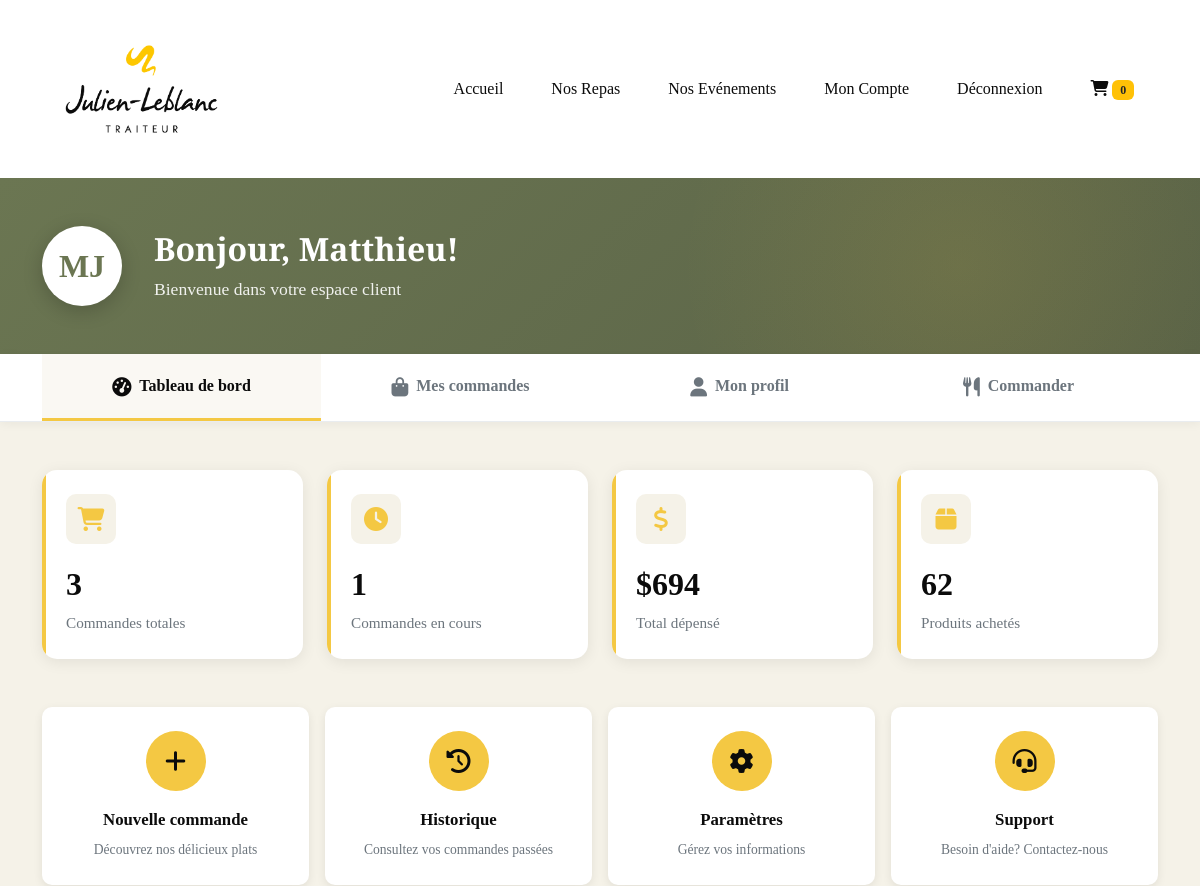
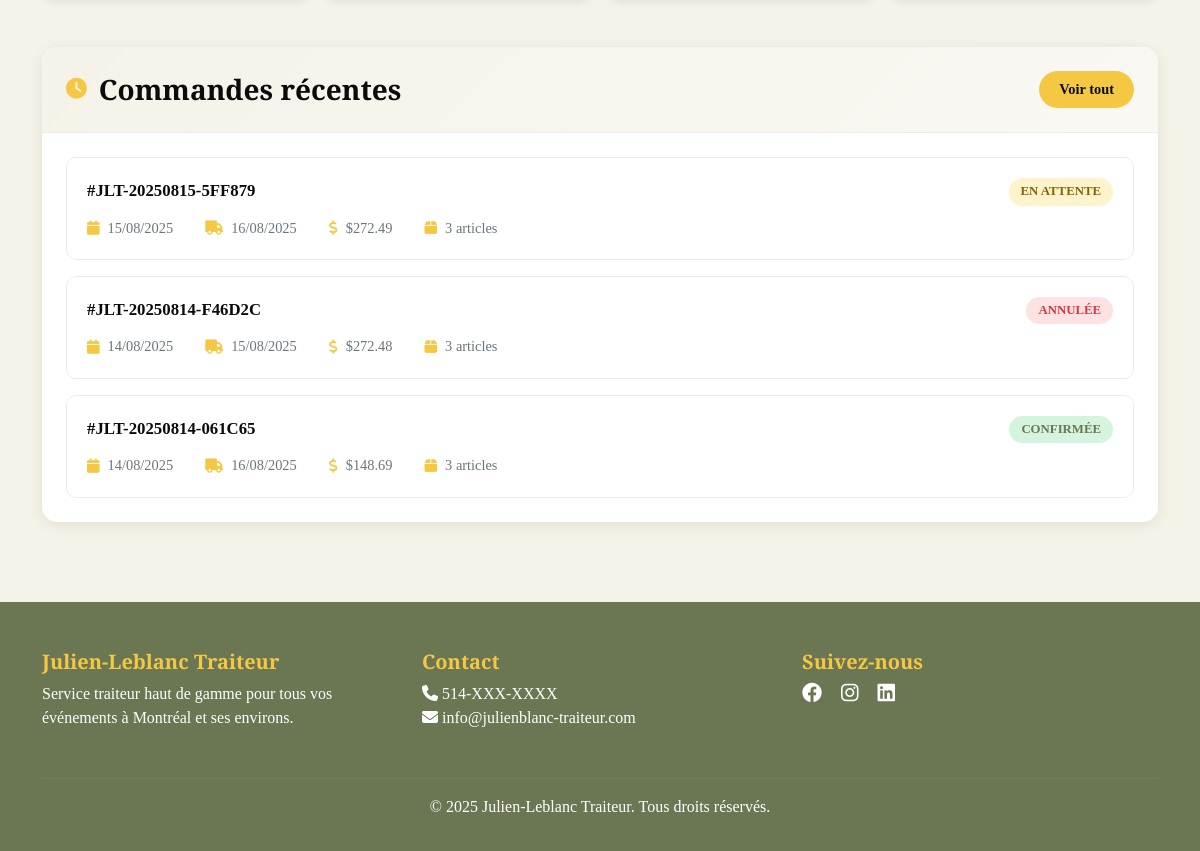
/account/ (signed in), run on an earlier commit of the app's database (2 pictures, top to bottom).
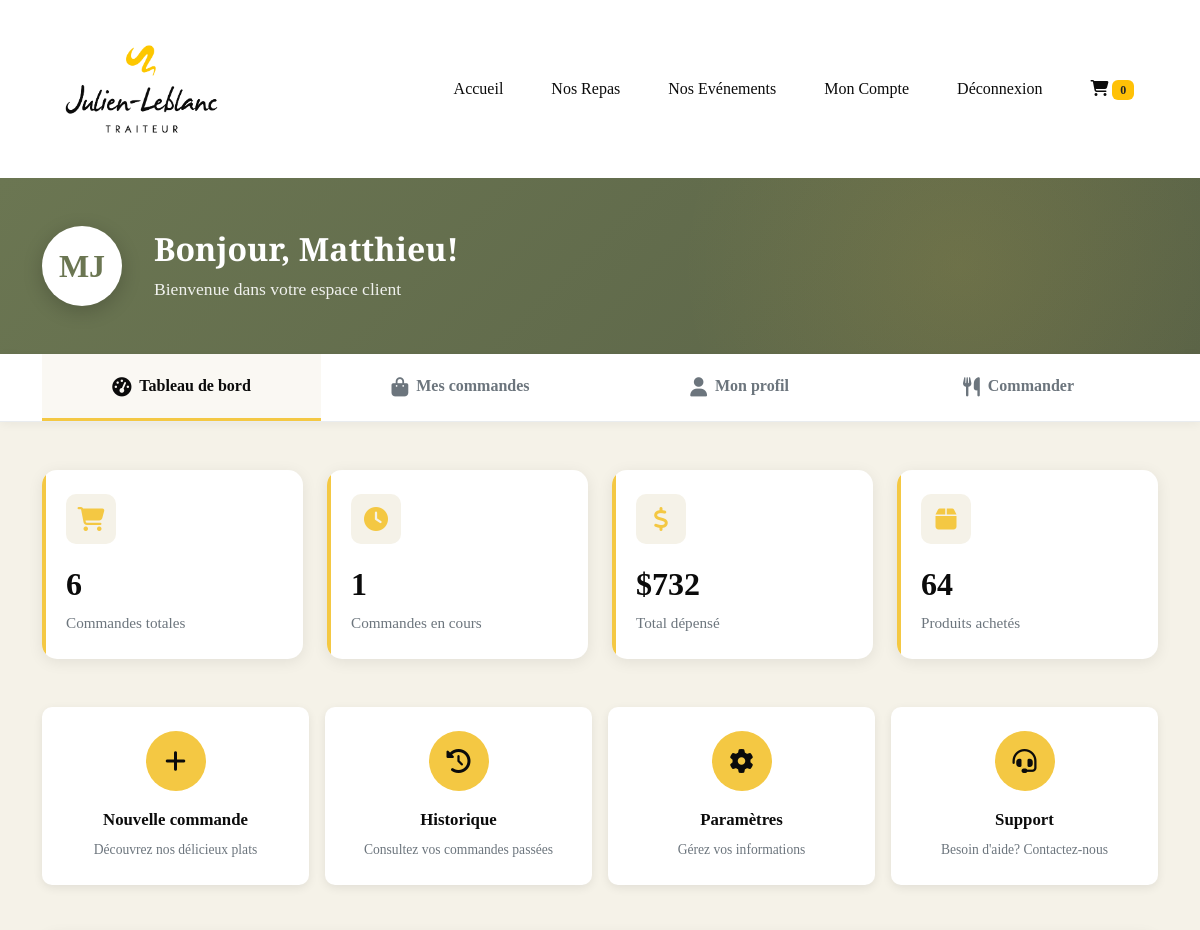
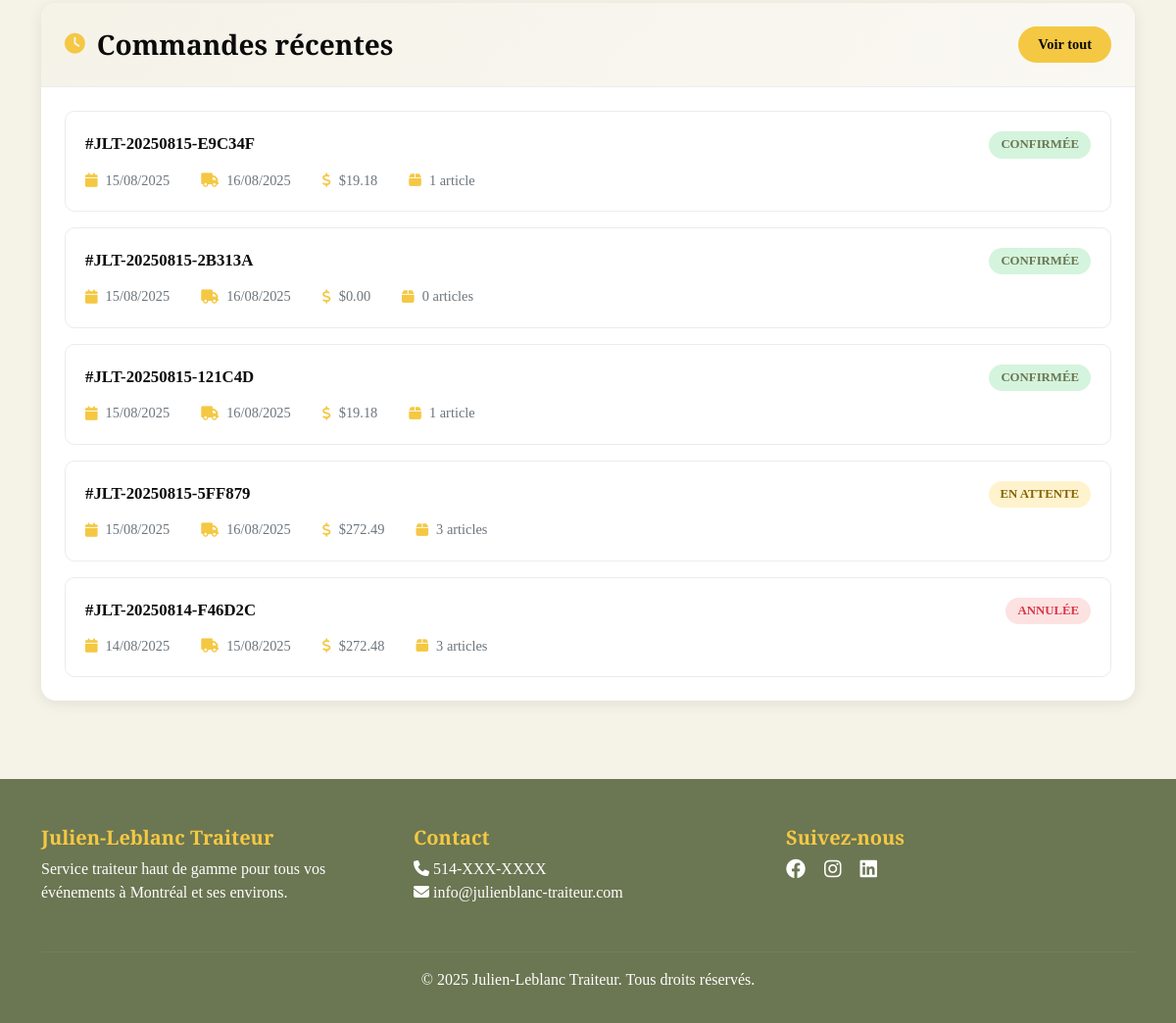
And on a later commit of the database (2 pictures, top to bottom).
### JLTsite/models.py (models this page shows, shortened)
class Order(models.Model):
    PENDING = 'pending'
    CONFIRMED = 'confirmed'
    PREPARING = 'preparing'
    READY = 'ready'
    DELIVERED = 'delivered'
    CANCELLED = 'cancelled'
    STATUS_CHOICES = [
        (PENDING, 'En attente'),
        (CONFIRMED, 'Confirmée'),
        (PREPARING, 'En préparation'),
        (READY, 'Prête'),
        (DELIVERED, 'Livrée'),
        (CANCELLED, 'Annulée'),
    ]
    PICKUP = 'pickup'
    DELIVERY = 'delivery'
    DELIVERY_CHOICES = [
        (PICKUP, 'Ramassage'),
        (DELIVERY, 'Livraison'),
    ]
    order_number = models.CharField(max_length=50, unique=True, editable=False)
    user = models.ForeignKey(User, on_delete=models.SET_NULL, null=True, related_name='orders')
    status = models.CharField(max_length=20, choices=STATUS_CHOICES, default=PENDING)
    first_name = models.CharField(max_length=100)
    last_name = models.CharField(max_length=100)
    email = models.EmailField()
    phone = models.CharField(max_length=20)
    company = models.CharField(max_length=200, blank=True)
    delivery_type = models.CharField(max_length=20, choices=DELIVERY_CHOICES, default=DELIVERY)
    delivery_address = models.TextField()
    delivery_postal_code = models.CharField(max_length=10)
    delivery_city = models.CharField(max_length=100)
    delivery_date = models.DateField()
    delivery_time = models.TimeField()
    delivery_notes = models.TextField(blank=True)
    subtotal = models.DecimalField(max_digits=10, decimal_places=2)
    tax_rate = models.DecimalField(max_digits=5, decimal_places=2, default=Decimal('14.975'))
    tax_amount = models.DecimalField(max_digits=10, decimal_places=2)
    delivery_fee = models.DecimalField(max_digits=10, decimal_places=2, default=Decimal('0.00'))
    discount_amount = models.DecimalField(max_digits=10, decimal_places=2, default=Decimal('0.00'))
    total = models.DecimalField(max_digits=10, decimal_places=2)
    payment_method = models.CharField(max_length=50, blank=True)
    payment_status = models.CharField(max_length=50, default='pending')
    transaction_id = models.CharField(max_length=200, blank=True)
    created_at = models.DateTimeField(auto_now_add=True)
    updated_at = models.DateTimeField(auto_now=True)
    confirmed_at = models.DateTimeField(null=True, blank=True)
    delivered_at = models.DateTimeField(null=True, blank=True)
    admin_notes = models.TextField(blank=True)
    ORDER_SOURCE_CHOICES = [
        ('online', 'En ligne'),
        ('manual', 'Manuelle (téléphone/sur place)'),
        ('admin', 'Créée par admin'),
    ]
    order_source = models.CharField(
        max_length=20,
        choices=ORDER_SOURCE_CHOICES,
        default='online',
        verbose_name='Source de la commande'
    )
    created_by = models.ForeignKey(
        User,
        on_delete=models.SET_NULL,
        null=True,
        blank=True,
        related_name='orders_created',
        verbose_name='Créée par'
    )
    is_phone_order = models.BooleanField(default=False, verbose_name='Commande téléphonique')
    class Meta:
        verbose_name = 'Commande'
        verbose_name_plural = 'Commandes'
        ordering = ['-created_at']

### JLTsite/views.py (the view)
# urls.py: path('account/', views.customer_dashboard, name='customer_dashboard'),
@login_required
def customer_dashboard(request):
    user = request.user
    recent_orders = Order.objects.filter(user=user).order_by('-created_at')[:5]
    stats = {
        'total_orders': Order.objects.filter(user=user).count(),
        'pending_orders': Order.objects.filter(user=user, status='pending').count(),
        'total_spent': Order.objects.filter(user=user).aggregate(Sum('total'))['total__sum'] or 0,
        'products_bought': OrderItem.objects.filter(order__user=user).aggregate(Sum('quantity'))['quantity__sum'] or 0,
    }
    context = {
        'user': user,
        'recent_orders': recent_orders,
        'stats': stats,
    }
    return render(request, 'JLTsite/customer_dashboard.html', context)

### JLTsite/templates/JLTsite/customer_dashboard.html (shortened to what the changed rows need)
{% extends 'JLTsite/base.html' %}
{% load static %}
{% load humanize %}
{% block content %}
<section class="dashboard-header">
    <div class="container">
        <div class="user-welcome">
            <div class="user-info">
                <h1>Bonjour, {{ user.first_name }}!</h1>
            </div>
        </div>
    </div>
</section>
<section class="dashboard-content">
    <div class="container">
        <div class="stats-grid">
            <div class="stat-card">
                <div class="stat-icon">
                    <i class="fas fa-shopping-cart"></i>
                </div>
                <div class="stat-value">{{ stats.total_orders }}</div>
                <div class="stat-label">Commandes totales</div>
            </div>
            <div class="stat-card">
                <div class="stat-icon">
                    <i class="fas fa-dollar-sign"></i>
                </div>
                <div class="stat-value">${{ stats.total_spent|floatformat:0 }}</div>
                <div class="stat-label">Total dépensé</div>
            </div>
            <div class="stat-card">
                <div class="stat-icon">
                    <i class="fas fa-box"></i>
                </div>
                <div class="stat-value">{{ stats.products_bought }}</div>
                <div class="stat-label">Produits achetés</div>
            </div>
        </div>
        <div class="section-card">
            <div class="section-body">
                {% if recent_orders %}
                <div class="order-list">
                    {% for order in recent_orders %}
                    <div class="order-item" onclick="window.location.href='{% url 'customer_order_detail' order.order_number %}'">
                        <div class="order-header">
                            <span class="order-number">#{{ order.order_number }}</span>
                            <span class="order-status status-{{ order.status }}">
                                {{ order.get_status_display }}
                            </span>
                        </div>
                        <div class="order-details">
                            <div class="order-detail">
                                <i class="fas fa-calendar"></i>
                                {{ order.created_at|date:"d/m/Y" }}
                            </div>
                            <div class="order-detail">
                                <i class="fas fa-truck"></i>
                                {{ order.delivery_date|date:"d/m/Y" }}
                            </div>
                            <div class="order-detail">
                                <i class="fas fa-dollar-sign"></i>
                                ${{ order.total|floatformat:2 }}
                            </div>
                            <div class="order-detail">
                                <i class="fas fa-box"></i>
                                {{ order.items.count }} article{{ order.items.count|pluralize }}
                            </div>
                        </div>
                    </div>
                    {% endfor %}
                </div>
                {% endif %}
            </div>
        </div>
    </div>
</section>
{% endblock %}

What changed in the data, as far as the page shows it:
no longer on this page (row edited): Order: order_number "JLT-20250814-061C65", status "CONFIRMÉE", created_at "14/08/2025", delivery_date "16/08/2025", total "148.69", items.count "3"
added Order: order_number "JLT-20250815-E9C34F", status "CONFIRMÉE", created_at "15/08/2025", delivery_date "16/08/2025", total "19.18", items.count "1"
added Order: order_number "JLT-20250815-2B313A", status "CONFIRMÉE", created_at "15/08/2025", delivery_date "16/08/2025", total "0.00", items.count "0"
added Order: order_number "JLT-20250815-121C4D", status "CONFIRMÉE", created_at "15/08/2025", delivery_date "16/08/2025", total "19.18", items.count "1"
Also different on the page:
{{ stats.total_orders }}: "3" → "6"
{{ stats.total_spent|floatformat:0 }}: "694" → "732"
{{ stats.products_bought }}: "62" → "64"
